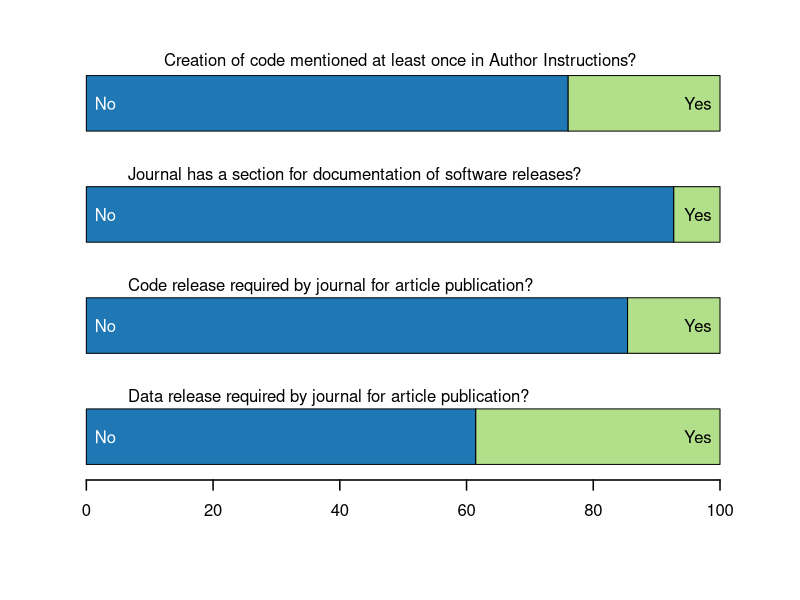

Generate this figure with R:
#Change working directory to CodeEcologyJournals/RCode using the setwd() command or using the Misc menu.  
#getwd() #shows the current working directory for the R gui.

#------------------------
# Read in the Data Table
#------------------------
jdata<-read.table("../Data/SoftwareInEcologyAnalysis3.csv", header=TRUE, sep=",")

#---------------------------------------------------------------------
# Creation of code mentioned at least once in ‘Author Instructions’? 
#---------------------------------------------------------------------
codement<-as.matrix(table(jdata$CreationSoftware))
sumnot0<-sum(codement[2:nrow(codement),])
codement3<-matrix(NA, 2, 1)
codement3[1,1]<-codement[1,1]
codement3[2,1]<-sumnot0
rownames(codement3)<-c("No", "Yes")
percents3<-(codement3/sum(codement3))*100

#---------------------------------------------------------------------
# Journal has a section for documentation of software releases?
#---------------------------------------------------------------------
softsect<-table(jdata$TitleSoftwareSection)
notnone<-subset(softsect, names(softsect)!="None")
sumnotnone<-sum(notnone)
softsect2<-matrix(NA, 2, 1)
softsect2[1,1]<-softsect["None"]
softsect2[2,1]<-sumnotnone
rownames(softsect2)<-c("No", "Yes")
softsectpercent<-(softsect2/sum(softsect2))*100

#---------------------------------------------------------------------
# Code release required by journal for article publication?
#---------------------------------------------------------------------
coderel<-as.matrix(table(jdata$RequireCodeRelease))
coderelpercent<-(coderel/sum(coderel))*100

#---------------------------------------------------------------------
# Data release required by journal for article publication?
#---------------------------------------------------------------------
datarel<-as.matrix(table(jdata$RequireDataRelease))
datarelpercent<-(datarel/sum(datarel))*100

#---------------------------------------------------------------------
# Combine results into a matrix
#---------------------------------------------------------------------
All<-cbind(datarelpercent, coderelpercent, softsectpercent, percents3)

#--------------------------
# Create Folder for Output
#--------------------------

dir.create("../Graphs")

#------------------------
# Create and Save Graph
#------------------------
OutFilename<-paste("../Graphs/JournalResults.ps")
postscript(OutFilename, family="Helvetica", width=7, height=7)
par(mar=c(6,4,3,4))
barplot(All, horiz=TRUE, space=1, col=c("#1f78b4","#b2df8a"), lwd=1.5)
text(5, 2.2, pos=4, "Data release required by journal for article publication?")
text(5, 4.2, pos=4, "Code release required by journal for article publication?")
text(5, 6.2, pos=4, "Journal has a section for documentation of software releases?")
mtext(side=3, line=-0.5, "Creation of code mentioned at least once in Author Instructions?")
text(3, 1.5, "No", col="white")
text(96.5, 1.5, "Yes", col="black")
text(3, 3.5, "No", col="white")
text(96.5, 3.5, "Yes", col="black")
text(3, 5.5, "No", col="white")
text(96.5, 5.5, "Yes", col="black")
text(3, 7.5, "No", col="white")
text(96.5, 7.5, "Yes", col="black")
dev.off()